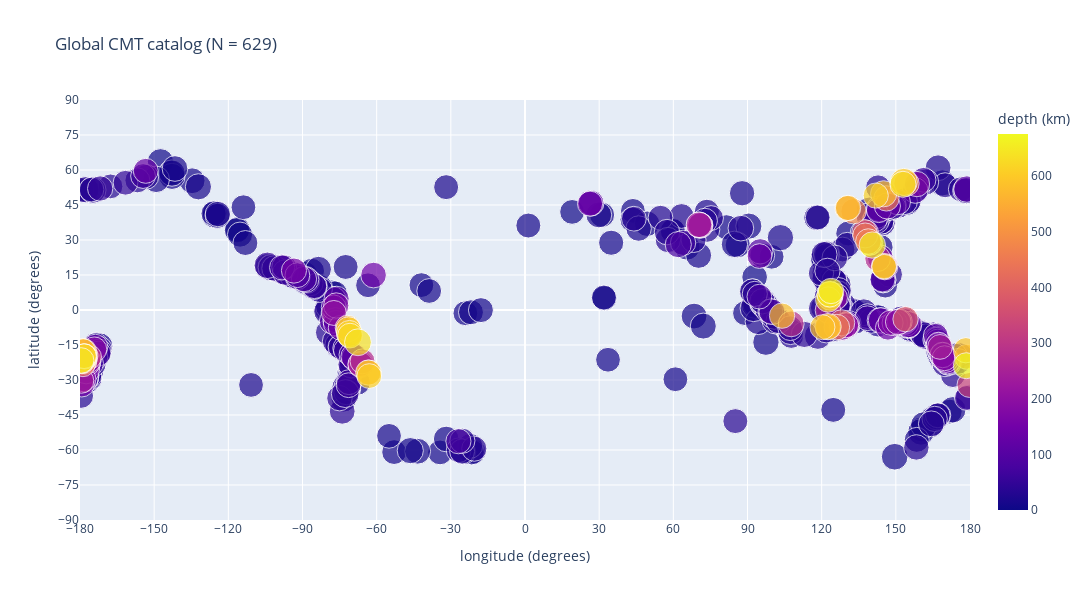

The notebook cell this image was saved under:
### Code cell
# Filter to improve readablility
Mw_min    = 7                                 # Moment magnitude
Mw_max    = 10                                # Moment magnitude
depth_min = 0                                # minimum depth in km
depth_max = 6400                              # maximum depth in km
datetime_min = '0015-01-01 00:00:00.000000'   # 'yyyy-mm-dd hh:mm:ss.SSSSSS'
datetime_max = '2050-01-01 00:00:00.000000'   # 'yyyy-mm-dd hh:mm:ss.SSSSSS'

# Don't change these two statements
mask = (cmt_cat['centroid.MW'] >= Mw_min) & (cmt_cat['centroid.MW'] <= Mw_max) & (cmt_cat['ep.depth'] >= depth_min) & (cmt_cat['ep.depth'] <= depth_max) & (cmt_cat['ep.timestamp'] >= datetime_min) & (cmt_cat['ep.timestamp'] <= datetime_max)
plot_earthquake_map(cmt_cat[mask])

### Figure 1 — Plotly figure (JSON) as saved in the notebook; plotly's stock layout.template omitted (floating-point values rounded to 4 significant figures; data arrays with more than 128 entries replaced by an {"elided": "..."} marker saying what was removed)
{"data": [{"customdata": {"elided": "629x1 str values"}, "hovertemplate": "longitude (degrees)=%{x}<br>latitude (degrees)=%{y}<br>Mw=%{marker.size}<br>origin time=%{customdata[0]}<br>depth (km)=%{marker.color}<extra></extra>", "legendgroup": "", "marker": {"color": {"elided": "629 float values"}, "coloraxis": "coloraxis", "size": {"elided": "629 float values"}, "sizemode": "area", "sizeref": 0.02275, "symbol": "circle"}, "mode": "markers", "name": "", "orientation": "v", "showlegend": false, "type": "scatter", "x": {"elided": "629 float values"}, "xaxis": "x", "y": {"elided": "629 float values"}, "yaxis": "y"}], "layout": {"coloraxis": {"colorbar": {"title": {"text": "depth (km)"}}, "colorscale": [[0, "#0d0887"], [0.1111, "#46039f"], [0.2222, "#7201a8"], [0.3333, "#9c179e"], [0.4444, "#bd3786"], [0.5556, "#d8576b"], [0.6667, "#ed7953"], [0.7778, "#fb9f3a"], [0.8889, "#fdca26"], [1, "#f0f921"]]}, "height": 600, "legend": {"itemsizing": "constant", "tracegroupgap": 0}, "title": {"text": "Global CMT catalog (N = 629)"}, "width": 1200, "xaxis": {"anchor": "y", "domain": [0, 1], "range": [-180, 180], "tickvals": [-180, -150, -120, -90, -60, -30, 0, 30, 60, 90, 120, 150, 180], "title": {"text": "longitude (degrees)"}, "type": "linear"}, "yaxis": {"anchor": "x", "domain": [0, 1], "range": [-90, 90], "tickvals": [-90, -75, -60, -45, -30, -15, 0, 15, 30, 45, 60, 75, 90], "title": {"text": "latitude (degrees)"}, "type": "linear"}}}
